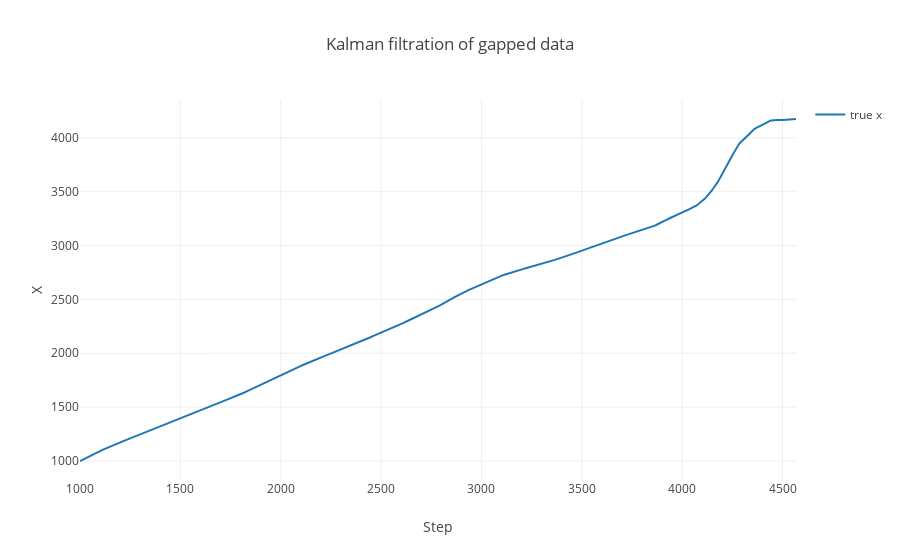

The code cell stored with this chart in its notebook:
### Code cell
data = [
    go.Scatter(
        y=X[:,1],
        x=X[:,0],
        name='true x'
    ),
]

layout= go.Layout(
    title= 'Kalman filtration of gapped data',
    xaxis= dict(
        title= 'Step',
    ),
    yaxis=dict(
        title= 'X',
    ),
    showlegend= True
)
fig= go.Figure(data=data, layout=layout)
iplot(fig)

### Figure 1 — Plotly figure (JSON) as saved in the notebook; plotly's stock layout.template omitted (floating-point values rounded to 4 significant figures; data arrays with more than 128 entries replaced by an {"elided": "..."} marker saying what was removed)
{"data": [{"name": "true x", "type": "scatter", "uid": "a9cae7a4-d639-11e8-874e-320015d81da0", "x": {"elided": "500 float values"}, "y": {"elided": "500 float values"}}], "layout": {"showlegend": true, "title": "Kalman filtration of gapped data", "xaxis": {"title": "Step"}, "yaxis": {"title": "X"}}}
